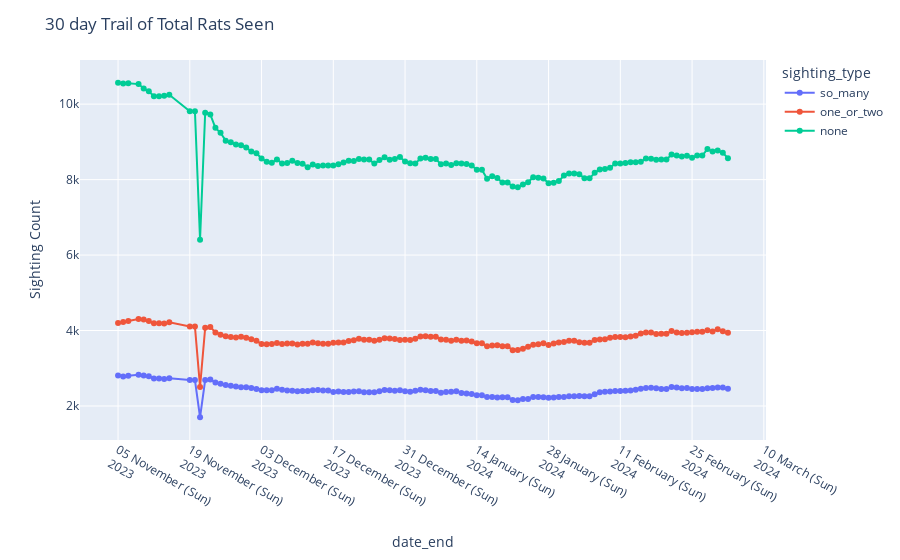

Here is the notebook cell this chart was saved with:
### Code cell
def plot_summary():
    nyc_total_sightings = (
        sightings_df.groupby(["date_start", "date_end"])
        .sum(["so_many", "one_or_two", "none"])
        .drop(columns="station_id")
        .reset_index()
    )
    melted_data = nyc_total_sightings.melt(
        ["date_start", "date_end"],
        var_name="sighting_type",
        value_vars=["so_many", "one_or_two", "none"],
    )

    fig = px.line(
        melted_data, x="date_end", y="value", color="sighting_type", markers=True
    )
    fig.update_layout(
        title="30 day Trail of Total Rats Seen",
        xaxis_tickformat="%d %B (%a)<br>%Y",
        yaxis_title="Sighting Count",
    )
    fig.show()


plot_summary()
